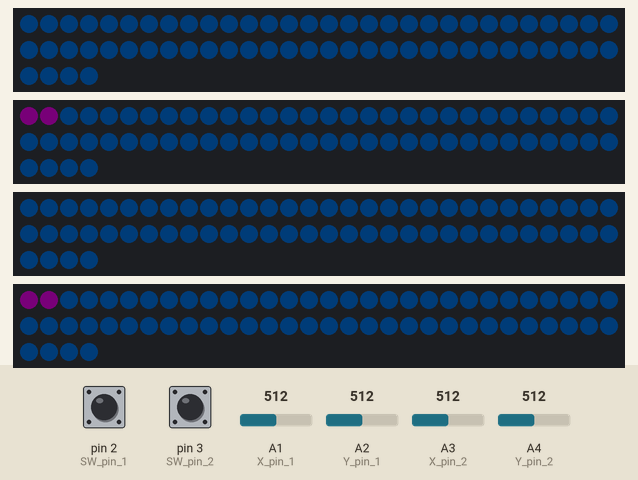
Simulated run of this sketch. Board: Arduino Uno, built with avr-gcc and run on an emulated ATmega328P. Shown: 4 × 64 RGB LEDs in strip order, left to right, continuing on the next row. Inputs (shaded band) come from the test bench; at power-on: A1 (X_pin_1) = 512, A2 (Y_pin_1) = 512, A3 (X_pin_2) = 512, A4 (Y_pin_2) = 512, pin 2 (SW_pin_1) HIGH, pin 3 (SW_pin_2) HIGH. Dim RGB values are drawn brighter than linear.

Above: at 1.2 s.
1.3 s: A1 (X_pin_1) set to 860
3.4 s: A2 (Y_pin_1) set to 860
5.5 s: A3 (X_pin_2) set to 860
7.7 s: A4 (Y_pin_2) set to 860
9.8 s: A1 (X_pin_1) set to 140
12.0 s: pin 2 (SW_pin_1) pulled LOW for 1 s
Timing chart, 0 to 15.0 s (numbered marks = the images above; inputs shaded):
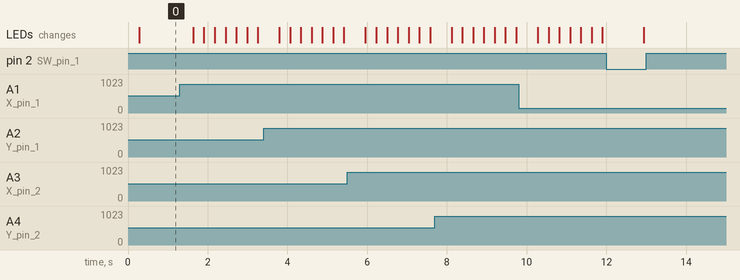

The sketch:

Battleships.ino
```cpp
#include "Ship.hpp"
#include "FieldElement.hpp"
#include "Player.hpp"
#include "Pointer.hpp"
#include <Adafruit_NeoPixel.h>
// On a Trinket or Gemma we suggest changing this to 1:
#define LED_PIN_1    6
#define LED_PIN_2    7
#define LED_PIN_3    8
#define LED_PIN_4    9

// How many NeoPixels are attached to the Arduino?
#define LED_COUNT 64

//The game consists of two game-stages. First: In the placement stage booth players place their ships on their fields.
//Then: The players take turn fireing at the opponents field
#define fireing true
#define placement false
bool gamestage = placement;

// Declare our NeoPixel strip objects:
Adafruit_NeoPixel One_top(LED_COUNT, LED_PIN_1, NEO_GRB + NEO_KHZ800);
Adafruit_NeoPixel One_bottom(LED_COUNT, LED_PIN_2, NEO_GRB + NEO_KHZ800);
Adafruit_NeoPixel Two_top(LED_COUNT, LED_PIN_3, NEO_GRB + NEO_KHZ800);
Adafruit_NeoPixel Two_bottom(LED_COUNT, LED_PIN_4, NEO_GRB + NEO_KHZ800);

// Arduino pin numbers---- Please Check before Use!!!
const int SW_pin_1 = 2; // digital pin connected to switch output-----
const int X_pin_1 = A1; // analog pin connected to X output-----------| PlayerOne_Joystick
const int Y_pin_1 = A2; // analog pin connected to Y output-----------

const int SW_pin_2 = 3; // digital pin connected to switch output-----
const int X_pin_2 = A3; // analog pin connected to X output-----------| PlayerTwo_Joystick
const int Y_pin_2 = A4; // analog pin connected to Y output-----------

//This boolean will be used as a flag for the buttons of player One & Two
bool Joystick_1_pressed = false;
bool Joystick_2_pressed = false;

//Declaration of the different states and their displayed colours
#define Water  0 // light-Blue
#define Boat 1 //Green
#define HitShip 2 //Orange
#define SunkenShip 3 //Red
#define MissedMissle 4 //Blue
#define Courser 5  //Pink

//As we have 4 different LED Matracies we have 4 different Adafruit_NeoPixel objects
//For that reason we unfortunately have to declare each colour used 4 times
#define lightblue One_top.Color (0,150,255)
#define green One_top.Color (0,255,0)
#define orange One_top.Color (255,150,0)
#define red One_top.Color (255,0,0)
#define blue One_top.Color (0,0,255)
#define pink One_top.Color (255,0,255)
#define lightblue1 One_bottom.Color (0,150,255)
#define green1 One_bottom.Color (0,255,0)
#define orange1 One_bottom.Color (255,150,0)
#define red1 One_bottom.Color (255,0,0)
#define blue1 One_bottom.Color (0,0,255)
#define pink1 One_bottom.Color (255,0,255)
#define lightblue2 Two_top.Color (0,150,255)
#define green2 Two_top.Color (0,255,0)
#define orange2 Two_top.Color (255,150,0)
#define red2 Two_top.Color (255,0,0)
#define blue2 Two_top.Color (0,0,255)
#define pink2 Two_top.Color (255,0,255)
#define lightblue3 Two_bottom.Color (0,150,255)
#define green3 Two_bottom.Color (0,255,0)
#define orange3 Two_bottom.Color (255,150,0)
#define red3 Two_bottom.Color (255,0,0)
#define blue3 Two_bottom.Color (0,0,255)
#define pink3 Two_bottom.Color (255,0,255)


//Definition of the possible Pointer_Orientations
#define horizontal 0
#define vertical 1

// Our two players- later they'll be able to contain the login data of a player
Player PlayerOne;
Player PlayerTwo;

// For the "missle-fire" stage of the game we need to keep track which player's turn it is
bool Currentplayer;
#define firstplayer true
#define secondplayer false

//Dislpays which Koordinates the Curser is currently on and in case a ship is to be placed, it also stores the current orientation
Pointer::Pointer() {
  X = 0;
  Y = 0;
  Orientation = horizontal;
}

// The ship initiates with negative lives, so fields without actual ships don't interfere with the game-logic
Ship::Ship() {
  lives = -1;
}

FieldElement::FieldElement() {
  Status = Water;
  Ship ship;
  preview = false;

}

Player::Player() {

  Mypointer = Pointer();
  InitiateField();
  shipsplaced = 0;
  ships[0] = Ship();
  ships[0].lives = 2;
  ships[1] = Ship();
  ships[1].lives = 3;
  ships[2] = Ship();
  ships[2].lives = 3;
  ships[3] = Ship();
  ships[3].lives = 4;
  allshipsplaced = false;

}
bool Player::Checkplaceable(Ship s) {
  //To be implemented
  for (int i = 0; i < s.lives; i++) {
    if (Mypointer.Orientation == horizontal) {
      if ((field[Mypointer.Y][Mypointer.X + i]).Status != Water)
      {
        return false;
      }
    }
    if (Mypointer.Orientation == vertical) {
      if ((field[Mypointer.Y + i][Mypointer.X]).Status != Water)
      {
        return false;
      }
    }
  }
  return true;


}
void Player::Placeship() {
  //To be implemented
  if (shipsplaced > 3) {
    allshipsplaced = true;
    UpdateCouser();
    return;
  }

  else if (Checkplaceable(ships[shipsplaced]))
  {
    for (int i = 0; i < ships[shipsplaced].lives; i++) {

      if (Mypointer.Orientation == horizontal) {
        (field[Mypointer.Y][Mypointer.X + i]).ship = ships[shipsplaced];
        (field[Mypointer.Y][Mypointer.X + i]).Status = Boat;
      }
      if (Mypointer.Orientation == vertical) {
        (field[Mypointer.Y + i][Mypointer.X]).ship = ships[shipsplaced];
        (field[Mypointer.Y + i][Mypointer.X ]).Status = Boat;
      }
    }
    shipsplaced++;
    if (shipsplaced > 3)
    {
      allshipsplaced = true;
      UpdateCouser();

    }
  }
}


// Checks if the given field has benn fired on- if not it changes its Status
bool Player::RecieveFire(unsigned int X, unsigned int Y) {

  if ((field[Y][X]).Status == Boat) {
    if ((field[Y][X]).ship.lives > 0) {
      (field[Y][X]).Status = HitShip;
      (field[Y][X]).ship.lives --;
      return true;
    }
  }
  return false;
}

void Player::InitiateField() {
  for (int a = 0; a < 8; a++) {
    for (int b = 0; b < 8; b++) {
      field[a][b] = FieldElement();
    }
  }
}


// This function sets a boolean on the field elements.
// If "allshipsplaced" is false, the game will be able to not only disply the Pointer/Courser,
// but the entire ship a player is about to place(Only during ship placement)
void Player::UpdateCouser() {

  for (int a = 0; a < 8; a++) {
    for (int b = 0; b < 8; b++) {
      field[a][b].preview = false;
    }
  }

  if (!allshipsplaced) {

    for (int i = 0; i < ships[shipsplaced].lives; i++) {

      if (Mypointer.Orientation == horizontal) {
        (field[Mypointer.Y][Mypointer.X + i]).preview = true;
      }
      if (Mypointer.Orientation == vertical) {
        (field[Mypointer.Y + i][Mypointer.X ]).preview = true;
      }
    }
  }
  else {
    (field[Mypointer.Y][Mypointer.X]).preview = true;
  }

}

void changeplayer() {
  if (Currentplayer == firstplayer) {
    Currentplayer = secondplayer;
  }
  else {
    Currentplayer = firstplayer;
  }
}

//This function is meant for debugging only and prints The status of each field-element of the players via Serial Monitor
/*void updateboards() {
  sinkships()
  Serial.println();
  Serial.println("Player 1:");
  Serial.println(PlayerOne.shipsplaced);
  for (int i = 0; i < 8; i++) {
    Serial.println();
    for (int u = 0; u < 8; u++) {
      if ((PlayerOne.field[i][u]).preview) {
        Serial.print(Courser);
      }
      else {
        Serial.print((PlayerOne.field[i][u]).Status);
      }
    }
  }
  Serial.println();
  Serial.println("Player 2:");
  for (int i = 0; i < 8; i++) {
    Serial.println();
    for (int u = 0; u < 8; u++) {
      if ((PlayerTwo.field[i][u]).preview) {
        Serial.print(Courser);
      }
      else {
        Serial.print((PlayerTwo.field[i][u]).Status);
      }

    }
  }
  }
*/
void Pointer :: rotate()
{
  if (Orientation == horizontal)
  {
    Orientation = vertical;
  }
  else {
    Orientation = horizontal;
  }
}

bool anotherturn;
// First this function check, wether a button was pressed. Then it checks in what stage the game is(ship placement/ Misslefireing) and then either places/rotates a ships or fires
void Checkpressed()
{
  if (Joystick_1_pressed || Joystick_2_pressed)
  {
    delay(500);
    if (gamestage == fireing)
    {
      if (Joystick_1_pressed && (Currentplayer == firstplayer))
        anotherturn = PlayerTwo.RecieveFire(PlayerOne.Mypointer.X, PlayerOne.Mypointer.Y);
      if (Joystick_2_pressed && (Currentplayer == secondplayer))
        anotherturn = PlayerOne.RecieveFire(PlayerTwo.Mypointer.X, PlayerTwo.Mypointer.Y);
      if (anotherturn) {
        return;
      }
      else {
        changeplayer();
      }
    }
    else
    {

      if (digitalRead(SW_pin_1) == 0) {
        PlayerOne.Placeship();
      }
      else if (Joystick_1_pressed) {
        PlayerOne.Mypointer.rotate();
      }
      if (digitalRead(SW_pin_2) == 0) {
        PlayerTwo.Placeship();
      }
      else if (Joystick_2_pressed) {
        PlayerTwo.Mypointer.rotate();
      }
    }
  }
  Joystick_1_pressed = false;
  Joystick_2_pressed = false;

}

//ISR triggered by a pressed button: This Routine sets the "Joystickpressed" Flag
void ISR_1() {

  Joystick_1_pressed = true;
}
void ISR_2() {

  Joystick_2_pressed = true;
}

//This function iterates over the fields of both players and sets the status to 3 if a ship on that field has 0 lives.
void sinkships() {
  for (int i = 0; i < 8; i++) {
    for (int u = 0; u < 8; u++) {
      if ((PlayerOne.field[i][u].ship.lives) == 0) {
        (PlayerOne.field[i][u]).Status = SunkenShip;
      }
    }
  }
  for (int i = 0; i < 8; i++) {
    for (int u = 0; u < 8; u++) {
      if ((PlayerTwo.field[i][u].ship.lives) == 0) {
        (PlayerTwo.field[i][u]).Status = SunkenShip;
      }
    }
  }

}

//This function will update the Pixel-colours of the matracies- currently only 1 matrix, for player one
void updatepixels()
{
  sinkships();
  for (int i = 0; i < 8 ; i++) {
    for (int u = 0; u < 8 ; u++) {


      if ((PlayerOne.field[i][u]).preview && gamestage) {
        One_top.setPixelColor(i * 8 + u, pink1);
      }
      else {
        switch ((PlayerTwo.field[i][u]).Status) {
          case 2: One_top.setPixelColor(i * 8 + u, orange1); break;
          case 3: One_top.setPixelColor(i * 8 + u, red1); break;
          case 4: One_top.setPixelColor(i * 8 + u, blue1); break;
          default: One_top.setPixelColor(i * 8 + u, lightblue1); break;

        }
      }
      if ((PlayerTwo.field[i][u]).preview && gamestage) {
        Two_top.setPixelColor(i * 8 + u, pink1);
      }
      else {
        switch ((PlayerOne.field[i][u]).Status) {
          case 2: Two_top.setPixelColor(i * 8 + u, orange1); break;
          case 3: Two_top.setPixelColor(i * 8 + u, red1); break;
          case 4: Two_top.setPixelColor(i * 8 + u, blue1); break;
          default: Two_top.setPixelColor(i * 8 + u, lightblue1); break;

        }
      }
      if ((PlayerOne.field[i][u]).preview && (!PlayerOne.allshipsplaced)) {
        One_bottom.setPixelColor(i * 8 + u, pink1);
      }
      else {
        switch ((PlayerOne.field[i][u]).Status) {
          case 1: One_bottom.setPixelColor(i * 8 + u, green1); break;
          case 2: One_bottom.setPixelColor(i * 8 + u, orange1); break;
          case 3: One_bottom.setPixelColor(i * 8 + u, red1); break;
          case 4: One_bottom.setPixelColor(i * 8 + u, blue1); break;
          default: One_bottom.setPixelColor(i * 8 + u, lightblue1); break;

        }
      }
      if ((PlayerTwo.field[i][u]).preview && (!PlayerTwo.allshipsplaced)) {
        Two_bottom.setPixelColor(i * 8 + u, pink3);
      }
      else {
        switch ((PlayerTwo.field[i][u]).Status) {

          case 1: Two_bottom.setPixelColor(i * 8 + u, green3); break;
          case 2: Two_bottom.setPixelColor(i * 8 + u, orange3); break;
          case 3: Two_bottom.setPixelColor(i * 8 + u, red3); break;
          case 4: Two_bottom.setPixelColor(i * 8 + u, blue3); break;
          case 5: Two_bottom.setPixelColor(i * 8 + u, pink3); break;
          default: Two_bottom.setPixelColor(i * 8 + u, lightblue3); break;
        }
      }

    }
  }
  One_bottom.show();
  Two_bottom.show();
  One_top.show();
  Two_top.show();
}

// Move the Pointer around the y-axis and the X-axis
int temp_X_1;
int temp_Y_1;
int temp_X_2;
int temp_Y_2;


void updatepointers()
{
  temp_X_1 = analogRead(X_pin_1);
  temp_Y_1 = analogRead(Y_pin_1);

  if (temp_X_1 < 150) {
    if (PlayerOne.Mypointer.X > 0) {
      PlayerOne.Mypointer.X--;
    }
  }
  if (temp_X_1 > 850) {
    if (PlayerOne.Mypointer.X < 7) {
      PlayerOne.Mypointer.X++;
    }
  }
  if (temp_Y_1 < 150) {
    if (PlayerOne.Mypointer.Y > 0) {
      PlayerOne.Mypointer.Y--;
    }
  }
  if (temp_Y_1 > 850) {
    if (PlayerOne.Mypointer.Y < 7) {
      PlayerOne.Mypointer.Y++;
    }
  }

  temp_X_2 = analogRead(X_pin_2);
  temp_Y_2 = analogRead(Y_pin_2);

  if (temp_X_2 < 150) {
    if (PlayerTwo.Mypointer.X > 0) {
      PlayerTwo.Mypointer.X--;
    }
  }
  if (temp_X_2 > 850) {
    if (PlayerTwo.Mypointer.X < 7) {
      PlayerTwo.Mypointer.X++;
    }
  }
  if (temp_Y_2 < 150) {
    if (PlayerTwo.Mypointer.Y > 0) {
      PlayerTwo.Mypointer.Y--;
    }
  }
  if (temp_Y_2 > 850) {
    if (PlayerTwo.Mypointer.Y < 7) {
      PlayerTwo.Mypointer.Y++;
    }
  }
  delay(250);
}

void checkallshipsplaced() {
  if (PlayerOne.allshipsplaced & PlayerTwo.allshipsplaced)
    gamestage = fireing;
}

void setup() {
  // put your setup code here, to run once:
  attachInterrupt(digitalPinToInterrupt(SW_pin_1), ISR_1, FALLING );
  attachInterrupt(digitalPinToInterrupt(SW_pin_2), ISR_2, FALLING );
  pinMode(SW_pin_1, INPUT);
  pinMode(SW_pin_2, INPUT);
  digitalWrite(SW_pin_1, HIGH);
  digitalWrite(SW_pin_2, HIGH);
  // Serial.begin(9600); //Only for use of the serial monitor/ testing. Comment this line for use of Pixels
  Currentplayer = firstplayer;
  One_top.begin();           // INITIALIZE NeoPixel strip object (REQUIRED)
  One_top.show();
  One_top.setBrightness(2); // Set BRIGHTNESS to about 1/5 (max = 255)
  One_bottom.begin();           // INITIALIZE NeoPixel strip object (REQUIRED)
  One_bottom.show();
  One_bottom.setBrightness(2); // Set BRIGHTNESS to about 1/5 (max = 255)
  Two_top.begin();           // INITIALIZE NeoPixel strip object (REQUIRED)
  Two_top.show();
  Two_top.setBrightness(2); // Set BRIGHTNESS to about 1/5 (max = 255)
  Two_bottom.begin();           // INITIALIZE NeoPixel strip object (REQUIRED)
  Two_bottom.show();
  Two_bottom.setBrightness(2); // Set BRIGHTNESS to about 1/5 (max = 255)
}

void loop() {
  // put your main code here, to run repeatedly:
  updatepointers();
  checkallshipsplaced();
  PlayerOne.UpdateCouser();
  PlayerTwo.UpdateCouser();
  //  updateboards();  //Only for use of the serial monitor/ testing. Comment this line for use of Pixels
  updatepixels();
  Checkpressed();
  Serial.println(PlayerTwo.field[0][0].ship.lives);


  //delay(1000); //Only for use of the serial monitor/ testing. Comment this line for use of Pixels
}
```

FieldElement.hpp
```cpp
//Definition of the player Class
#include "Ship.hpp"
#ifndef FieldElement_hpp
#define FieldElement_hpp
#include <stdio.h>
class FieldElement {
  public:
    FieldElement();
    unsigned int Status; // Muss noch geschützt werden : getter/setter
    Ship ship;
    bool preview;

};
#endif
```

Player.hpp
```cpp
//Definition of the player Class
#include "Ship.hpp"
#include "FieldElement.hpp"
#include "Pointer.hpp"
#ifndef Player_hpp
#define Player_hpp
#include <stdio.h>
class Player {
  public:
    Player();
    FieldElement field [8][8];
    void Placeship();
    bool Checkplaceable(Ship s);
    bool RecieveFire(unsigned int X, unsigned int Y);
    void InitiateField();
    unsigned int shipsplaced;
    Ship ships [4];
    Pointer Mypointer;
    void UpdateCouser();
    bool allshipsplaced;
};
#endif
```

Pointer.hpp
```cpp
//Definition of the Pointer Class

#ifndef Pointer_hpp
#define Pointer_hpp
#include <stdio.h>
class Pointer {
  public:
    Pointer();
    unsigned int X;
    unsigned int Y;
    unsigned int Orientation;
    void rotate();
};
#endif
```

Ship.hpp
```cpp
//Definition of the player Class

#ifndef Ship_hpp
#define Ship_hpp
#include <stdio.h>
class Ship {
  public:
    Ship();
    int lives;

};
#endif
```
